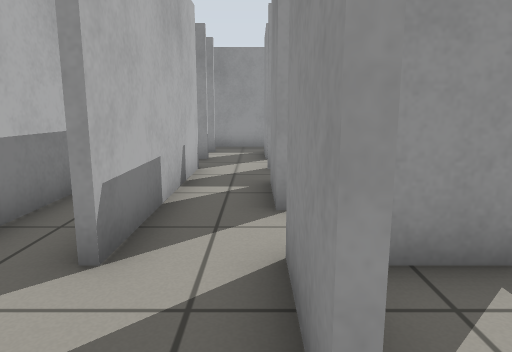
View 1 (above)

18 first-person views from a walk through a robot-simulator world made for Gazebo. The camera is 0.73 m above the floor, tilts 10° down and sees 70° across. The floor is counted in squares, 0.5 m on a side. Each view is taken from the middle of a square. On the plan, view 1 faces up. The plan holds only what a view shows up to about 16 squares ahead; the rest is blank.

View 2
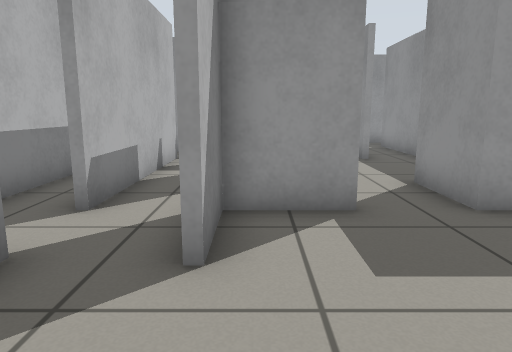

View 3
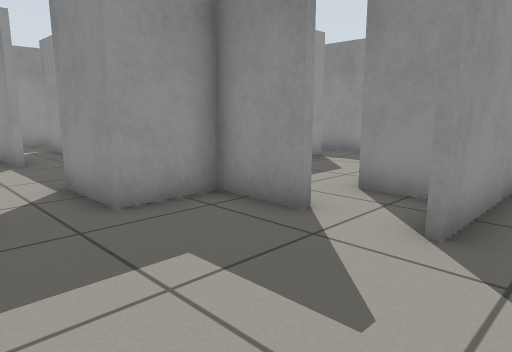

View 4
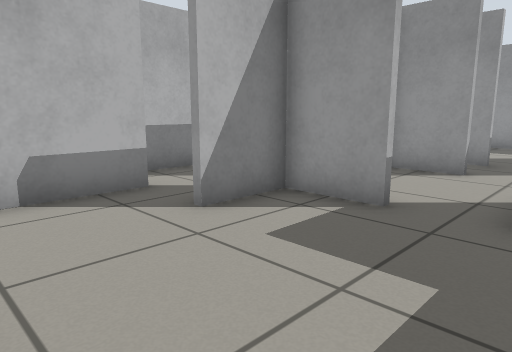

View 5
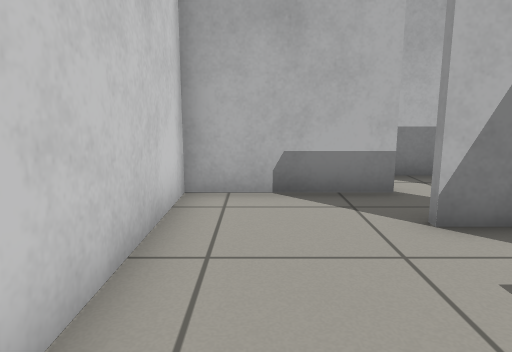

View 6
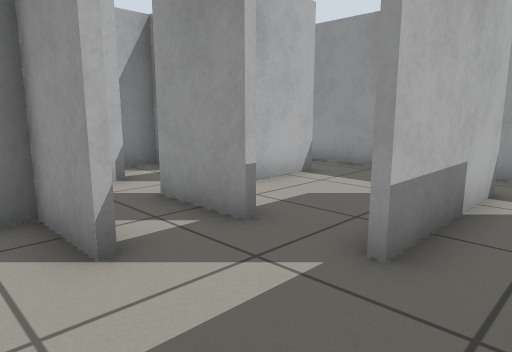

View 7
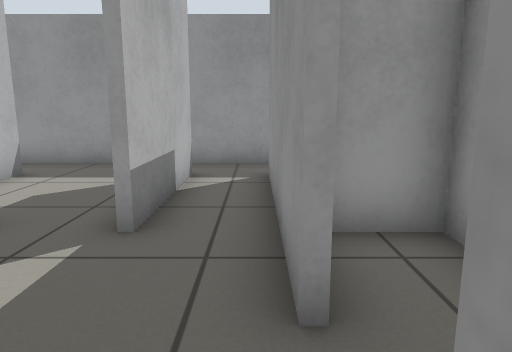

View 8
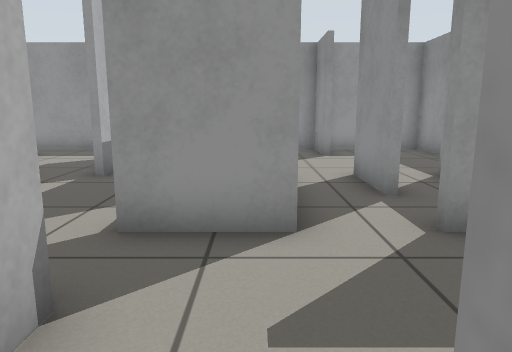

View 9
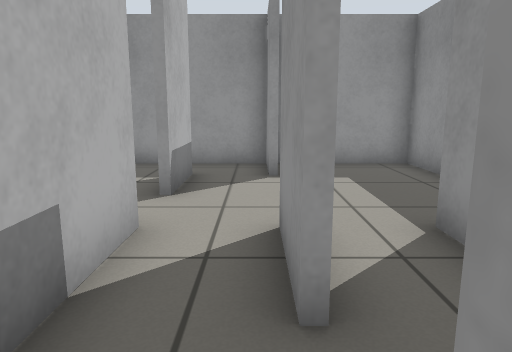

View 10
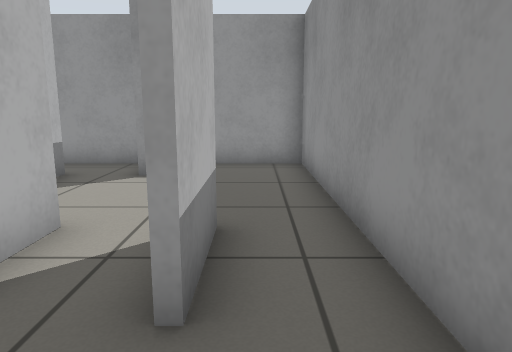

View 11
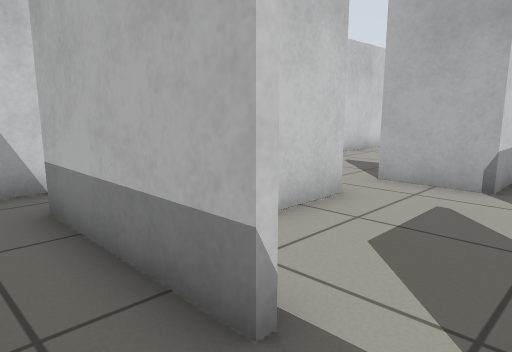

View 12
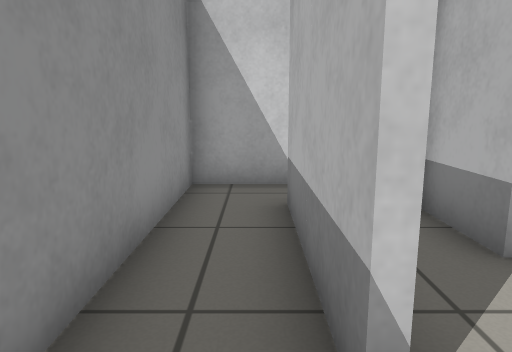

View 13
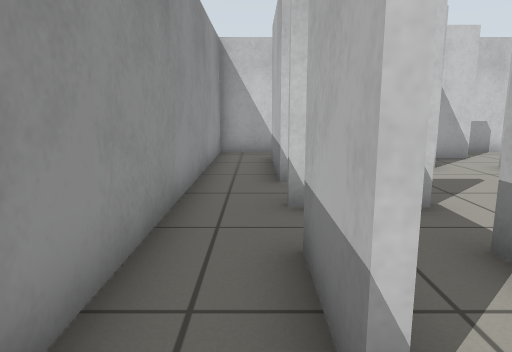

View 14
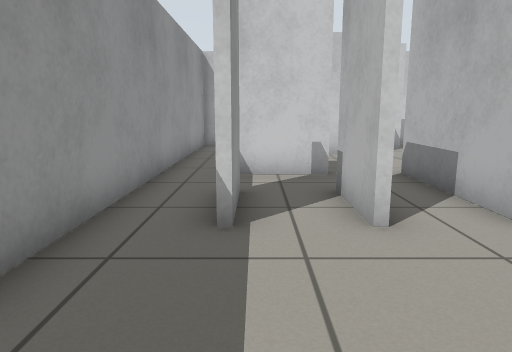

View 15
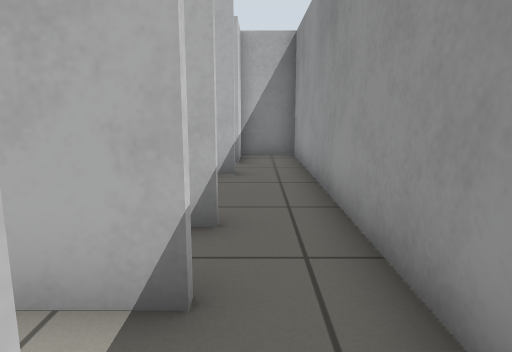

View 16
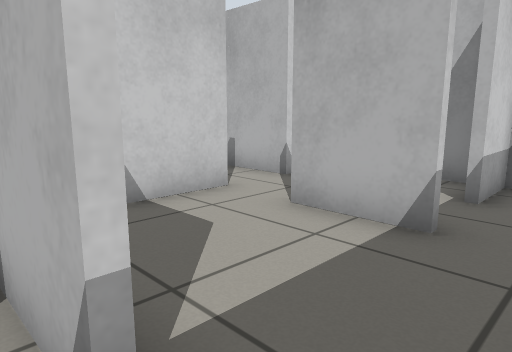

View 17
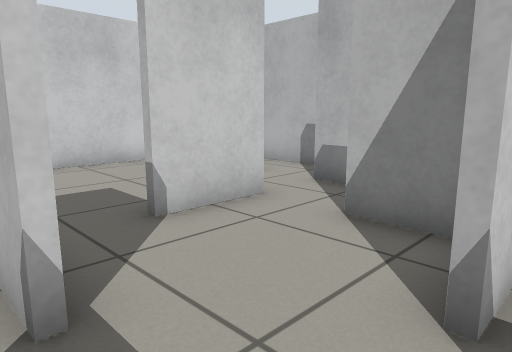

View 18
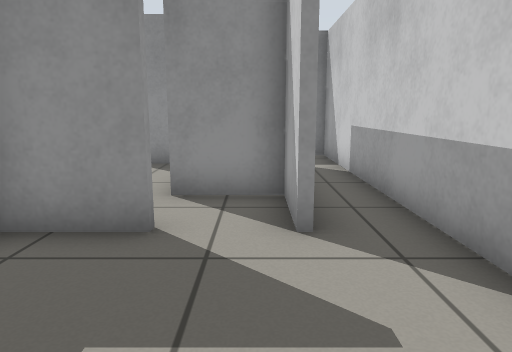

### Floor plan
Ten units are one square. View 1 is at (0, 0); x grows to the right and y downward. Boxes are objects, and circles mark ways between rooms. Rooms are numbered by the first view taken in them; rooms with no view inside come last. Other rooms are left out.
<svg viewBox="-38 -158 186 186">
<path fill="none" stroke="#000" d="M26 -73 5 -73 5 -52M16 -75 25 -75M3 -52 3 -75M26 -33 5 -33 5 -12M26 -93 2 -93M2 -95 25 -95M43 -92 43 -112M63 -72 63 -135M-15 -96 -15 -32M3 -12 3 -35 25 -35M-15 -16 -15 23 64 23M65 -26 65 -12M3 -119 3 -135M-14 -113 -33 -113 -33 -102M63 -12 63 -33 43 -33 43 -55M83 -93 69 -93M62 5 84 5M5 -136 5 -112M45 -136 45 -92M-33 -129 -33 -122M83 8 83 -15M56 -153 -33 -153 -33 -135 -15 -135M103 -72 103 -95M123 -72 123 -95M102 -55 125 -55M126 -53 102 -53M105 -95 105 -72M125 -96 125 -72M85 -95 85 -53 62 -53M125 -36 125 8M123 -24 123 -30M83 -15 105 -15 105 4M103 -132 103 -153 56 -153M45 -56 45 -45M52 -35 65 -35 65 -26M85 -135 85 -112M98 7 62 7M65 -136 65 -121M64 23 143 23 143 -153 106 -153"/>
<circle cx="55" cy="-50" r="3" fill="#2a7"/>
<circle cx="60" cy="-145" r="3" fill="#2a7"/>
<circle cx="70" cy="20" r="3" fill="#2a7"/>
<circle cx="80" cy="-27" r="3" fill="#2a7"/>
<text x="20" y="-60">1</text>
<text x="110" y="-70">2</text>
</svg>
Room 1 opens to room 2.

Where each view was taken, in squares from view 1:
view 1: 0 up, 0 right, facing up
view 2: 2 down, 1 right, facing up
view 3: 2 down, 2 right, facing up-right
view 4: 2 down, 5 right, facing up-left
view 5: 1 down, 5 right, facing left
view 6: 6 up, 6 right, facing up-left
view 7: 5 up, 6 right, facing up
view 8: 1 up, 8 right, facing up
view 9: 5 up, 10 right, facing up
view 10: 5 up, 13 right, facing up
view 11: 5 up, 14 right, facing down-left
view 12: 5 up, 13 right, facing down
view 13: 11 up, 13 right, facing down
view 14: 14 up, 12 right, facing down
view 15: 14 up, 9 right, facing left
view 16: 15 up, 5 right, facing down-left
view 17: 8 up, 5 right, facing down-left
view 18: 0 up, 2 right, facing right
